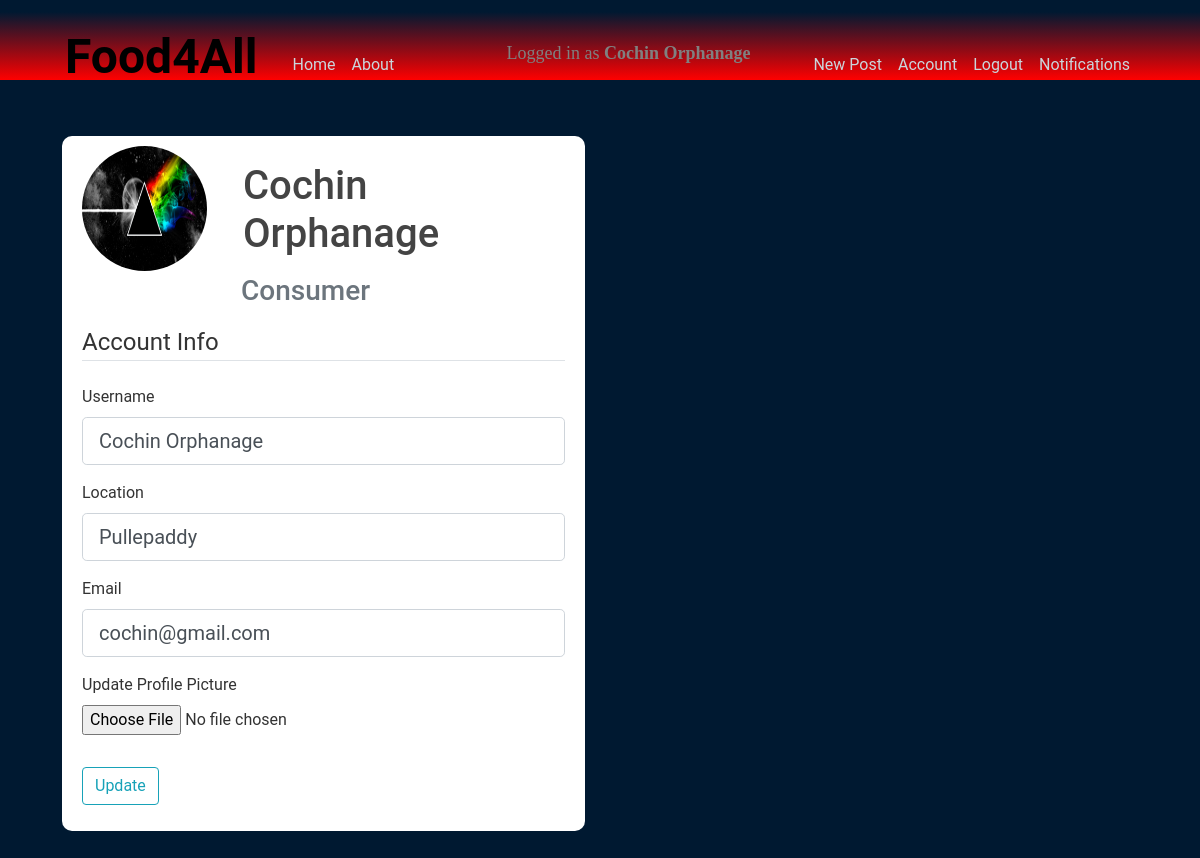
Page /account (signed in) on the committed database.
### flaskblog/models.py (models this page shows, shortened)
class User(db.Model, UserMixin):
    id = db.Column(db.Integer, primary_key=True)
    username = db.Column(db.String(20), unique=True, nullable=False)
    usertype = db.Column(db.String(20),nullable=False)
    location = db.Column(db.String(20), nullable=False)
    email = db.Column(db.String(120), unique=True, nullable=False)
    image_file = db.Column(db.String(20), nullable=False, default='default.jpg')
    password = db.Column(db.String(60), nullable=False)
    accept_flag = db.Column(db.Boolean,default=False)
    decline_flag = db.Column(db.Boolean,default=False)
    RequestIN_flag = db.Column(db.Integer,default=0)
    RequestOUT_flag = db.Column(db.Integer,default=0)
    RequestCheythaAldeID = db.Column(db.Integer,default=-1)
    RequestThannaAldeID= db.Column(db.Integer,default=-1)
    key=db.Column(db.Integer)
    key_flag=db.Column(db.Boolean,default=False)
    KeyThannaAal= db.Column(db.String(20))
    posts = db.relationship('Post', backref='author', lazy=True)
    notifications = db.relationship('Notification', backref='owner', lazy=True)

### flaskblog/routes.py (the view)
@app.route("/account", methods=['GET', 'POST'])
@login_required
def account():
    form = UpdateAccountForm()
    if form.validate_on_submit():
        if form.picture.data:
            picture_file = save_picture(form.picture.data)
            current_user.image_file = picture_file
        current_user.username = form.username.data
        current_user.location = form.location.data
        current_user.email = form.email.data
        db.session.commit()
        flash('Your account has been updated!', 'success')
        return redirect(url_for('account'))
    elif request.method == 'GET':
        form.username.data = current_user.username
        form.location.data = current_user.location
        form.email.data = current_user.email
    image_file = url_for('static', filename='profile_pics/' + current_user.image_file)
    return render_template('account.html', title='Account',
                           image_file=image_file, form=form)

### flaskblog/forms.py (shortened to what this page needs)
class UpdateAccountForm(FlaskForm):
    username = StringField('Username',
                           validators=[DataRequired(), Length(min=2, max=20)])
    location = StringField('Location',
                           validators=[DataRequired(), Length(min=2, max=20)])
    email = StringField('Email',
                        validators=[DataRequired(), Email()])
    picture = FileField('Update Profile Picture', validators=[FileAllowed(['jpg', 'png'])])
    submit = SubmitField('Update')

### flaskblog/models.py (called while the page is built)
@login_manager.user_loader
def load_user(user_id):
    return User.query.get(int(user_id))

### flaskblog/templates/account.html (shortened to what this page needs)
{% extends "layout.html" %}
{% block content %}
<div class="row">
  <div class="col-md-6">
    <div class="content-section">
      <div class="media">
        <img class="rounded-circle account-img" src="{{ image_file }}">
        <div class="media-body">
          <h2 class="account-heading">{{ current_user.username }}</h2>
          <h3><p class="text-secondary">&nbsp;&nbsp;{{ current_user.usertype }}</p></h3>
        </div>
      </div>
        <form method="POST" action="" enctype="multipart/form-data">
            <fieldset class="form-group">
                <legend class="border-bottom mb-4">Account Info</legend>
                <div class="form-group">
                    {{ form.username.label(class="form-control-label") }}
                    {% if form.username.errors %}
                        {{ form.username(class="form-control form-control-lg is-invalid") }}
                        <div class="invalid-feedback">
                            {% for error in form.username.errors %}
                                <span>{{ error }}</span>
                            {% endfor %}
                        </div>
                    {% else %}
                        {{ form.username(class="form-control form-control-lg") }}
                    {% endif %}
                </div>
                <div class="form-group">
                    {{ form.location.label(class="form-control-label") }}
                    {% if form.location.errors %}
                        {{ form.location(class="form-control form-control-lg is-invalid") }}
                        <div class="invalid-feedback">
                            {% for error in form.location.errors %}
                                <span>{{ error }}</span>
                            {% endfor %}
                        </div>
                    {% else %}
                        {{ form.location(class="form-control form-control-lg") }}
                    {% endif %}
                </div>
                <div class="form-group">
                    {{ form.email.label(class="form-control-label") }}
                    {% if form.email.errors %}
                        {{ form.email(class="form-control form-control-lg is-invalid") }}
                        <div class="invalid-feedback">
                            {% for error in form.email.errors %}
                                <span>{{ error }}</span>
                            {% endfor %}
                        </div>
                    {% else %}
                        {{ form.email(class="form-control form-control-lg") }}
                    {% endif %}
                </div>
                <div class="form-group">
                    {{ form.picture.label() }}
                    {{ form.picture(class="form-control-file") }}
                </div>
            </fieldset>
            <div class="form-group">
                {{ form.submit(class="btn btn-outline-info") }}
            </div>
        </form>
    </div>
  </div>
</div>
{% endblock content %}

### flaskblog/templates/layout.html (shortened to what this page needs)
<!DOCTYPE html>
<html>
<head>
    <link rel="stylesheet" href="https://maxcdn.bootstrapcdn.com/bootstrap/4.0.0/css/bootstrap.min.css">
    <link rel="stylesheet" type="text/css" href="{{ url_for('static', filename='style.css') }}">
</head>
<body style="background-color: #001931;">
    <header class="site-header">
      <nav class="navbar navbar-expand-sm navbar-dark bg-steel fixed-top " style="padding: 1rem;">
        <div class="container">
          <b><a style="color: black;margin-bottom: 1rem;" class="navbar-brand mr-4" href="/"><font size="7">Food4All</a></b></font>
          <div class="collapse navbar-collapse" id="navbarToggle">
            <div class="navbar-nav mr-auto">
              {% if current_user.is_authenticated %}
              <a class="nav-item nav-link" href="{{ url_for('home2') }}">Home</a>
              {% else %}
              <a class="nav-item nav-link" href="{{ url_for('home') }}">Home</a>
              {% endif %}
              <a class="nav-item nav-link" href="{{ url_for('about') }}">About</a>
            </div>
            <div class="navbar-nav">
              {% if current_user.is_authenticated %}
                <a class="navbar-brand mr-8" style="color:grey;text-align: right;" href="{{ url_for('home2') }}"><font font face="Century Gothic" size="4">Logged in as <b>{{current_user.username}}&nbsp;&nbsp;&nbsp;&nbsp;&nbsp;&nbsp;&nbsp;&nbsp;</b></a></font>
                <a class="nav-item nav-link" href="{{ url_for('new_post') }}">New Post</a>
                <a class="nav-item nav-link" href="{{ url_for('account') }}">Account</a>
                <a class="nav-item nav-link" href="{{ url_for('logout') }}">Logout</a>
                <a class="nav-item nav-link" href="{{ url_for('requests') }}">Notifications</a>
              {% else %}
                <a class="nav-item nav-link" href="{{ url_for('login') }}">Login</a>
                <a class="nav-item nav-link" href="{{ url_for('register') }}">Register</a>
                <a class="nav-item nav-link" href="{{ url_for('history') }}">History</a>
              {% endif %}
            </div>
          </div>
        </div>
      </nav>
    </header>
    <main role="main" class="container">
      <div class="row">
        <div class="col-md-12">
            <br>
        </div>
      </div>
      {% block content %}{% endblock %}
    </main>
</body>
</html>

### flaskblog/static/style.css (style rules this page uses)
* { margin: 0; box-sizing: border-box; }
body { background: #001931; color: #750000; margin-top: 5rem; font-family: "Roboto", sans-serif; }
h2 { margin: 16px; }
.navbar { height: 80px; }
.navbar-brand { padding: 3px; height: 15px; line-height: 8px; }
.container { margin-top: 50px; padding: 32px; }
body { background: #fafafa; color: #333333; margin-top: 5rem; }
h1, h2, h3, h4, h5, h6 { color: #444444; }
.bg-steel { background: linear-gradient(to bottom, #001931 15%, #ff0000 100%); }
.site-header .navbar-nav .nav-link { color: #cbd5db; }
.content-section { background-color: white; padding: 10px 20px; margin-bottom: 20px; border-radius: 10px; }
.account-img { height: 125px; width: 125px; margin-right: 20px; margin-bottom: 16px; }
.account-heading { font-size: 2.5rem; }

### rows in the picture
User: username "Cochin Orphanage", usertype "Consumer", location "Pullepaddy", email "cochin@gmail.com"
